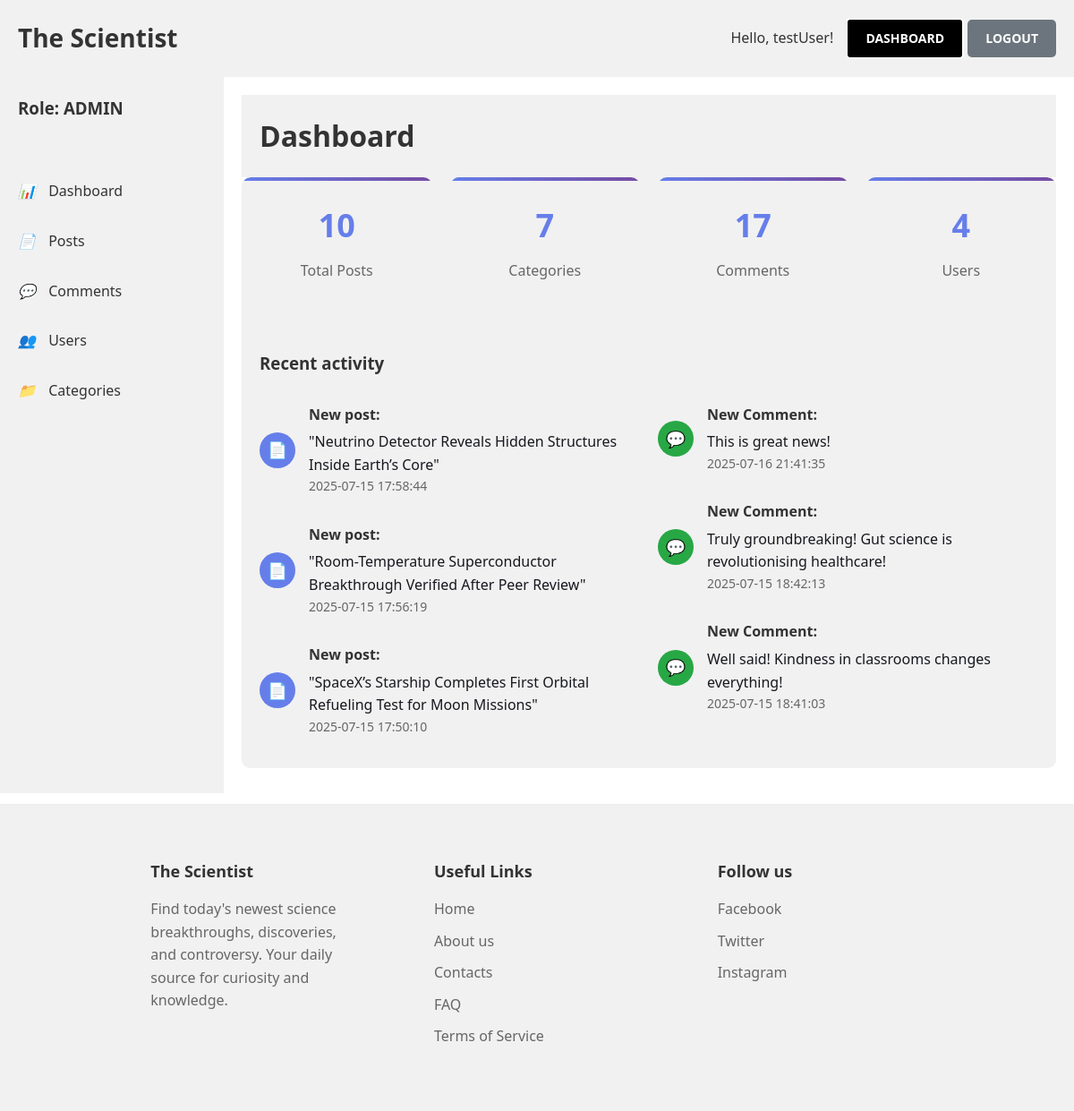
The page /dashboard (signed in) on the database its author committed.
### tables this page shows
CREATE TABLE `posts` (
  `id` int NOT NULL AUTO_INCREMENT,
  `title` varchar(255) DEFAULT NULL,
  `featured_image` varchar(255) DEFAULT NULL,
  `content` longtext,
  `status` enum('draft','published') DEFAULT 'draft',
  `created_at` datetime DEFAULT NULL,
  `updated_at` datetime DEFAULT NULL,
  `user_id` int NOT NULL,
  `slug` varchar(200) DEFAULT NULL,
  PRIMARY KEY (`id`,`user_id`),
  KEY `fk_posts_users_idx` (`user_id`),
  CONSTRAINT `fk_posts_users` FOREIGN KEY (`user_id`) REFERENCES `users` (`id`) ON DELETE CASCADE
);

CREATE TABLE `comments` (
  `id` int NOT NULL AUTO_INCREMENT,
  `content` varchar(255) DEFAULT NULL,
  `status` enum('pending','approved') DEFAULT 'pending',
  `created_at` datetime DEFAULT NULL,
  `updated_at` datetime DEFAULT NULL,
  `user_id` int NOT NULL,
  `post_id` int NOT NULL,
  PRIMARY KEY (`id`,`user_id`,`post_id`),
  KEY `fk_comments_users1_idx` (`user_id`),
  KEY `fk_comments_posts1_idx` (`post_id`),
  CONSTRAINT `fk_comments_posts1` FOREIGN KEY (`post_id`) REFERENCES `posts` (`id`) ON DELETE CASCADE,
  CONSTRAINT `fk_comments_users1` FOREIGN KEY (`user_id`) REFERENCES `users` (`id`) ON DELETE CASCADE
);

### controllers/DashboardController.php (called while the page is built, shortened)
<?php
class DashboardController
{
  static function index(Router $router)
  {
    $data = [];
    $isAdmin = $_SESSION["role"] === "admin";
    $criteria = ["limit" => 3, "order" => "created_at desc"];
    if (!$isAdmin) {
      $criteria["where"] = "status = 'published'";
    } else {
      ["posts" => $postsCount] = Post::count();
      ["users" => $usersCount] = User::count();
      ["comments" => $commentsCount] = Comment::count();
      ["categories" => $categoriesCount] = Category::count();
      $data = [
        "postCount" => $postsCount,
        "usersCount" => $usersCount,
        "commentsCount" => $commentsCount,
        "categoriesCount" => $categoriesCount,
      ];
    }
    $lastsPosts = Post::getAll($criteria);
    $lastsComments = Comment::getAll($criteria);
    $router->render("/dashboard/home", [
      "isAdmin" => $isAdmin,
      "data" => $data,
      "lastsPosts" => $lastsPosts,
      "lastsComments" => $lastsComments
    ]);
  }
}

### public/index.php (called while the page is built, shortened)
<?php
$router = new Router();
$router->get("/home", [PageController::class, "index"]);
$router->get("/info", [PageController::class, "info"]);
$router->get("/about-us", [PageController::class, "aboutUs"]);
$router->get("/categories", [PageController::class, "byCategories"]);
$router->get("/dashboard", [DashboardController::class, "index"]);
$router->get("/dashboard/posts", [DashboardController::class, "posts"]);
$router->get("/dashboard/categories", [DashboardController::class, "categories"]);
$router->get("/dashboard/comments", [DashboardController::class, "comments"]);
$router->get("/dashboard/users", [DashboardController::class, "users"]);
$router->get("/dashboard/posts/create", [PostController::class, "createPost"]);
$router->post("/dashboard/posts/create", [PostController::class, "createPost"]);
$router->get("/dashboard/posts/edit", [PostController::class, "editPost"]);
$router->post("/dashboard/posts/edit", [PostController::class, "editPost"]);
$router->get("/dashboard/posts/delete", [PostController::class, "deletePost"]);
$router->get("/dashboard/categories/all", [CategoryController::class, "readAll"]);
$router->get("/dashboard/category/create", [CategoryController::class, "create"]);
$router->post("/dashboard/category/create", [CategoryController::class, "create"]);
$router->get("/dashboard/category/update", [CategoryController::class, "update"]);
$router->post("/dashboard/category/update", [CategoryController::class, "update"]);
$router->post("/dashboard/category/delete", [CategoryController::class, "delete"]);
$router->get("/blog/not-authorized", [PageController::class, "notAuthorized"]);
$router->get("/dashboard/comments/to-approve", [CommentController::class, "toApprove"]);
$router->post("/dashboard/comment/approve", [CommentController::class, "approve"]);
$router->post("/dashboard/comment/unapprove", [CommentController::class, "unapprove"]);
$router->post("/dashboard/comment/delete", [CommentController::class, "delete"]);
$router->get("/dashboard/users/create", [userController::class, "createUser"]);
$router->post("/dashboard/users/create", [userController::class, "createUser"]);
$router->get("/dashboard/users/edit", [userController::class, "editUser"]);
$router->post("/dashboard/users/edit", [userController::class, "editUser"]);
$router->post("/dashboard/users/delete", [userController::class, "deleteUser"]);
$router->post("/comment/create", [CommentController::class, "create"]);
$router->get("/comment/update", [CommentController::class, "update"]);
$router->post("/comment/update", [CommentController::class, "update"]);
$router->post("/comment/delete",[CommentController::class, "delete"]);
$router->get("/user", [userController::class, "findSingleUser"]);
$router->get("/post", [PostController::class, "findSinglePost"]);
$router->get("/post/all", [PostController::class, "readAll"]);
$router->get("/users/all", [UserController::class, "readAll"]);
$router->get("/sign-up", [SignUpController::class, "signUp"]);
$router->post("/sign-up", [SignUpController::class, "signUp"]);
$router->get("/blog/check-your-email", [SignUpController::class, "checkYouEmail"]);
$router->get("/blog/activate-user", [SignUpController::class, "activateUser"]);
 $router->get("/login", [AuthController::class, "login"]);
 $router->post("/login", [AuthController::class, "login"]);
 $router->get("/logout", [AuthController::class, "logout"]);
$router->checkRoutes();

### models/ActiveRecord/ActiveRecord.php (called while the page is built, shortened)
<?php
class ActiveRecord
{
  static $db;
  static $table;
  static function connect($connection)
  {
    self::$db = $connection;
  }
  static function getAll($options = []): array
  {
    $query = "SELECT * FROM " . static::$table;
    if (count($options) > 0) {
      $query .= isset($options["where"]) ? " WHERE " . $options["where"] : "";
      $query .= isset($options["order"]) ? " ORDER BY " . $options["order"] : "";
      $query .= isset($options["limit"]) ? " LIMIT " . $options["limit"] :  "";
    }
    $query .= ";";
    $res = self::$db->query($query)->fetch_all(MYSQLI_ASSOC);
    $results = [];
    foreach ($res as $row) {
      $results[] = self::createObject($row);
    }
    return $results;
  }
  static function count()
  {
    $query = "SELECT COUNT(id) as " . static::$table . " FROM " . static::$table;
    $res = self::$db->query($query)->fetch_all(MYSQLI_ASSOC);
    return array_shift($res);
  }
  static function createObject($entry)
  {
    $entity = new static;
    foreach ($entry as $key => $value) {
      if (property_exists($entity, $key)) {
        $entity->$key = $value;
      }
    }
    return $entity;
  }
  static function now(): string
  {
    return date('Y-m-d H:i:s');
  }
}

### views/pages/dashboard/home.php (the view, shortened to what this page needs)
<div class="dashboard">
  <?php require "layout.php"; ?>
  <main class="main-content" id="mainContent">
    <header class="header">
      <div>
        <h1 id="pageTitle">Dashboard</h1>
      </div>
    </header>
    <section id="dashboard" class="content-section active">
      <?php if ($isAdmin): ?>
        <div class="stats-grid">
          <div class="stat-card">
            <div class="stat-number" id="totalPosts">
              <?php echo $data["postCount"] ?>
            </div>
            <div class="stat-label">Total Posts</div>
          </div>
          <div class="stat-card">
            <div class="stat-number" id="totalCategories">
              <?php echo $data["categoriesCount"] ?> </div>
            <div class="stat-label">Categories</div>
          </div>
          <div class="stat-card">
            <div class="stat-number" id="totalComments"> <?php echo $data["commentsCount"] ?></div>
            <div class="stat-label">Comments</div>
          </div>
          <div class="stat-card">
            <div class="stat-number" id="totalUsers">
              <?php echo $data["usersCount"] ?>
            </div>
            <div class="stat-label">Users</div>
          </div>
        </div>
      <?php endif; ?>
      <div class="recent-activity">
        <h3>Recent activity</h3>
        <div class="recent-activity-items">
          <div>
            <?php foreach ($lastsPosts as $post): ?>
              <a href="/post?id=<?php echo $post->id ?>">
                <div class="activity-item">
                  <div class="activity-icon post">
                    📄
                  </div>
                  <div class="activity-content">
                    <div class="activity-title">New post:</div>
                    <p>
                      "<?php echo $post->title ?>"
                    </p>
                    <div class="activity-time">
                      <?php echo $post->created_at ?>
                    </div>
                  </div>
                </div>
              </a>
            <?php endforeach; ?>
          </div>
          <div>
            <?php foreach ($lastsComments as $comment): ?>
              <a href="/post?id=<?php echo $comment->post_id . "#" . $comment->id ?>">
                <div class="activity-item">
                  <div class="activity-icon comment">💬</div>
                  <div class="activity-content">
                    <div class="activity-title">New Comment: </div>
                    <p><?php echo $comment->content ?></p>
                    <div class="activity-time">
                      <?php echo $comment->created_at ?>
                    </div>
                  </div>
                </div>
              </a>
            <?php endforeach; ?>
          </div>
        </div>
      </div>
    </section>
  </main>
</div>

### views/pages/dashboard/layout.php (shortened to what this page needs)
<?php
 match ($_SESSION["role"]) {
   "admin" => $isAdmin = true,
   "author" => $isAuthor = true,
   "subscriber" => $isSubcriber = true
 }
 ?>
<nav class="sidebar" id="sidebar">
  <div class="sidebar-header">
    <h3>Role: <bold>
        <?php echo strtoupper($_SESSION["role"]); ?>
      </bold>
    </h3>
  </div>
  <div class="sidebar-nav">
    <a href="/dashboard" class="nav-item" data-section="dashboard">
      <i>📊</i> Dashboard
    </a>
    <?php if ($isAdmin || $isAuthor): ?>
      <a href="/dashboard/posts" class="nav-item" data-section="posts">
        <i>📄</i> Posts
      </a>
    <?php endif; ?>
    <a href="/dashboard/comments" class="nav-item" data-section="comments">
      <i>💬</i> Comments
    </a>
    <?php if ($isAdmin): ?>
      <a href="/dashboard/users" class="nav-item" data-section="users">
        <i>👥</i> Users
      </a>
      <a href="/dashboard/categories" class="nav-item" data-section="categories">
        <i>📁</i> Categories
      </a>
    <?php endif; ?>
  </div>
</nav>

### Router.php (shortened to what this page needs)
<?php
class Router
{
  public $GET_routes;
  public function __construct()
  {
    $this->GET_routes = [];
  }
  public function get(string $route, array $fn)
  {
    $this->GET_routes[$route] = $fn;
  }
  public function checkRoutes()
  {
    $urlTokenized = strtok($_SERVER["REQUEST_URI"], "?");
    $url = $urlTokenized === "/" ? "/home" : $urlTokenized;
    $method = $_SERVER["REQUEST_METHOD"];
    $fn = "";
    if ($method === "GET") {
      $fn = $this->GET_routes[$url] ?? null;
    }
    if ($fn) {
      call_user_func($fn, $this);
    } else {
      $this->notFound();
    }
  }
  public function render($view, $args = []) {
    include_once __DIR__ . "/views/pages/" . $view . ".php";
    $content = ob_get_clean();
    include_once __DIR__ . "/views/layout.php";
  }
}

### views/layout.php (shortened to what this page needs)
<!DOCTYPE html>
<html lang="en">
<head>
  <link rel="stylesheet" href="/src/css/styles.css">
</head>
<body>
  <?php require "../config/templates/header.php"; ?>
  <?php echo $content ?>
  <?php require "../config/templates/footer.php"; ?>
</body>
</html>

### config/templates/header.php (shortened to what this page needs)
<?php
$isLoggedIn = false;
if (isset($_SESSION["user"])) {
  $isLoggedIn = true;
}
?>
<header class="header">
  <a href="/home" class="logo"><?php echo TITLE_SITE ?></a>
  <div class="header-actions">
    <div id="authButtons">
      <?php if ($isLoggedIn): ?>
        <span style="color: var(--text-primary); margin-right: 10px;">Hello, <?php echo $_SESSION["user"] ?? "user"; ?>!</span>
        <a href="/dashboard" class="btn btn-primary">Dashboard</a>
        <a href="/logout" class="btn btn-secondary">Logout</a>
      <?php else: ?>
        <a href="/login" class="btn btn-secondary">Login</a>
        <a href="/sign-up" class="btn btn-primary">Sign up</a>
      <?php endif; ?>
    </div>
  </div>
</header>

### config/templates/footer.php
<footer class="footer">
  <div class="container footer-content">
    <div class="footer-section footer-about">
      <h3 class="footer-heading"><?php echo TITLE_SITE ?></h3>
      <p>Find today's newest science breakthroughs, discoveries, and controversy. Your daily source for curiosity and knowledge.</p>
    </div>
    <div class="footer-section footer-links">
      <h3 class="footer-heading">Useful Links</h3>
      <ul>
        <li><a href="/">Home</a></li>
        <li><a href="#">About us</a></li>
        <li><a href="#">Contacts</a></li>
        <li><a href="/faq">FAQ</a></li>
        <li><a href="/terms">Terms of Service</a></li>
      </ul>
    </div>
    <div class="footer-section footer-social">
      <h3 class="footer-heading">Follow us</h3>
      <div class="social-icons">
        <ul>
          <li><a href="#" aria-label="Facebook">Facebook</a></li>
          <li><a href="#" aria-label="Twitter">Twitter</a></li>
          <li><a href="#" aria-label="Instagram">Instagram</a></li>
        </ul>
      </div>
    </div>
  </div>
</footer>

### rows shown on the page
posts: title "Neutrino Detector Reveals Hidden Structures Inside Earth’s Core", created_at "2025-07-15 17:58:44"
posts: title "Room-Temperature Superconductor Breakthrough Verified After Peer Review", created_at "2025-07-15 17:56:19"
posts: title "SpaceX’s Starship Completes First Orbital Refueling Test for Moon Missions", created_at "2025-07-15 17:50:10"
comments: content "This is great news!", created_at "2025-07-16 21:41:35"
comments: content "Truly groundbreaking! Gut science is revolutionising healthcare!", created_at "2025-07-15 18:42:13"
comments: content "Well said! Kindness in classrooms changes everything!", created_at "2025-07-15 18:41:03"

### other values the page prints
TITLE_SITE "The Scientist"
$_SESSION["user"] "testUser"
$_SESSION["role"] "ADMIN"
$data["postCount"] "10"
$data["categoriesCount"] "7"
$data["commentsCount"] "17"
$data["usersCount"] "4"
